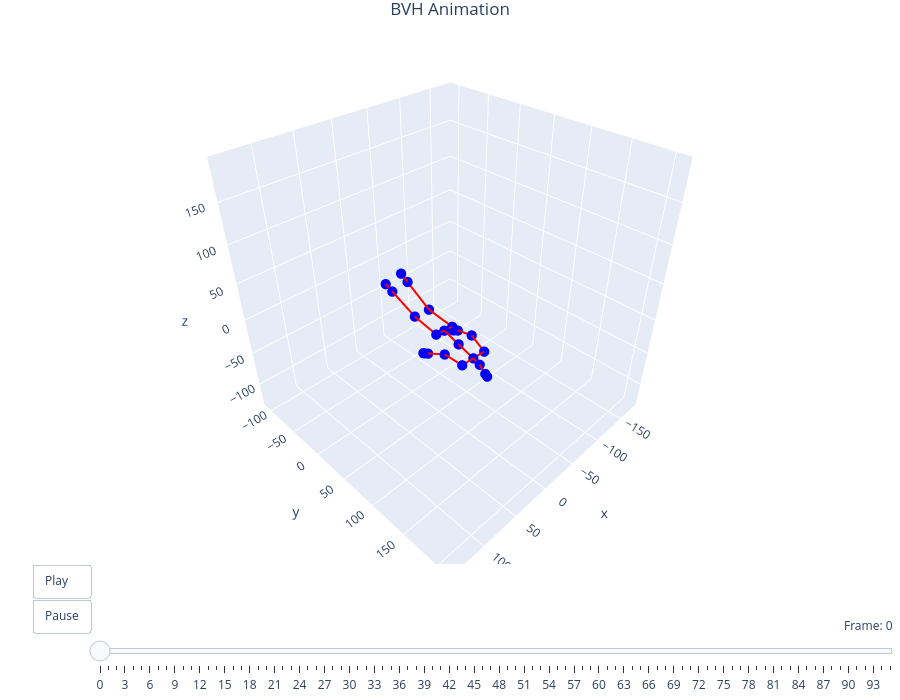

Source (notebook cell):
### Code cell
filename = "walking_00001"
viewer = preview_bvh(f'bvh/{filename}.bvh', True, True)

### Figure 1 — Plotly figure (JSON) as saved in the notebook; plotly's stock layout.template omitted (floating-point values rounded to 4 significant figures)
{"data": [{"hoverinfo": "text", "marker": {"color": "blue", "size": 6}, "mode": "markers", "showlegend": false, "text": ["Hips", "Spine", "Chest", "Neck", "Head", "Head_end", "LeftShoulder", "LeftArm", "LeftForeArm", "LeftHand", "LeftHand_end", "RightShoulder", "RightArm", "RightForeArm", "RightHand", "RightHand_end", "LeftUpLeg", "LeftLeg", "LeftFoot", "LeftFoot_end", "RightUpLeg", "RightLeg", "RightFoot", "RightFoot_end"], "type": "scatter3d", "x": [0, 0.7119, 1.373, 1.061, 1.186, 1.223, 18.97, 22.78, 26.27, 26.33, 26.35, -16.22, -21.63, -24.56, -24.22, -24.11, 11.99, 6.592, 9.476, 10.34, -11.99, -11.13, -6.307, -4.862], "y": [60, 83.23, 106.5, 115.8, 124.4, 127.2, 106.6, 83.55, 60.67, 54.76, 52.99, 106.4, 82.08, 57.22, 51.56, 49.86, 59.41, 18.09, -16.62, -27.03, 60.59, 23.26, -7.073, -16.17], "z": [0, -5.943, -11.77, -15.48, -23.18, -25.25, -10.79, -7.138, -17.53, -20.55, -21.46, -12.76, -6.56, -15.03, -17.69, -18.49, 0.7813, 1.035, 20.57, 26.44, -0.7813, 4.418, 31.05, 39.04]}, {"hoverinfo": "none", "line": {"color": "red", "width": 4}, "mode": "lines", "showlegend": false, "type": "scatter3d", "x": [0.7119, 0, null, 1.373, 0.7119, null, 1.061, 1.373, null, 1.186, 1.061, null, 1.223, 1.186, null, 18.97, 1.373, null, 22.78, 18.97, null, 26.27, 22.78, null, 26.33, 26.27, null, 26.35, 26.33, null, -16.22, 1.373, null, -21.63, -16.22, null, -24.56, -21.63, null, -24.22, -24.56, null, -24.11, -24.22, null, 11.99, 0, null, 6.592, 11.99, null, 9.476, 6.592, null, 10.34, 9.476, null, -11.99, 0, null, -11.13, -11.99, null, -6.307, -11.13, null, -4.862, -6.307, null], "y": [83.23, 60, null, 106.5, 83.23, null, 115.8, 106.5, null, 124.4, 115.8, null, 127.2, 124.4, null, 106.6, 106.5, null, 83.55, 106.6, null, 60.67, 83.55, null, 54.76, 60.67, null, 52.99, 54.76, null, 106.4, 106.5, null, 82.08, 106.4, null, 57.22, 82.08, null, 51.56, 57.22, null, 49.86, 51.56, null, 59.41, 60, null, 18.09, 59.41, null, -16.62, 18.09, null, -27.03, -16.62, null, 60.59, 60, null, 23.26, 60.59, null, -7.073, 23.26, null, -16.17, -7.073, null], "z": [-5.943, 0, null, -11.77, -5.943, null, -15.48, -11.77, null, -23.18, -15.48, null, -25.25, -23.18, null, -10.79, -11.77, null, -7.138, -10.79, null, -17.53, -7.138, null, -20.55, -17.53, null, -21.46, -20.55, null, -12.76, -11.77, null, -6.56, -12.76, null, -15.03, -6.56, null, -17.69, -15.03, null, -18.49, -17.69, null, 0.7813, 0, null, 1.035, 0.7813, null, 20.57, 1.035, null, 26.44, 20.57, null, -0.7813, 0, null, 4.418, -0.7813, null, 31.05, 4.418, null, 39.04, 31.05, null]}], "layout": {"height": 700, "margin": {"b": 0, "l": 0, "r": 0, "t": 30}, "scene": {"aspectmode": "cube", "xaxis": {"range": [-185.1, 148.3]}, "yaxis": {"range": [-115.9, 217.5]}, "zaxis": {"range": [-134.3, 199.1]}}, "sliders": [{"active": 0, "currentvalue": {"prefix": "Frame: ", "visible": true, "xanchor": "right"}, "len": 0.9, "pad": {"b": 10, "t": 50}, "steps": [{"args": [["frame_0"], {"frame": {"duration": 0, "redraw": true}, "mode": "immediate"}], "label": "0", "method": "animate"}, {"args": [["frame_1"], {"frame": {"duration": 0, "redraw": true}, "mode": "immediate"}], "label": "1", "method": "animate"}, {"args": [["frame_2"], {"frame": {"duration": 0, "redraw": true}, "mode": "immediate"}], "label": "2", "method": "animate"}, {"args": [["frame_3"], {"frame": {"duration": 0, "redraw": true}, "mode": "immediate"}], "label": "3", "method": "animate"}, {"args": [["frame_4"], {"frame": {"duration": 0, "redraw": true}, "mode": "immediate"}], "label": "4", "method": "animate"}, {"args": [["frame_5"], {"frame": {"duration": 0, "redraw": true}, "mode": "immediate"}], "label": "5", "method": "animate"}, {"args": [["frame_6"], {"frame": {"duration": 0, "redraw": true}, "mode": "immediate"}], "label": "6", "method": "animate"}, {"args": [["frame_7"], {"frame": {"duration": 0, "redraw": true}, "mode": "immediate"}], "label": "7", "method": "animate"}, {"args": [["frame_8"], {"frame": {"duration": 0, "redraw": true}, "mode": "immediate"}], "label": "8", "method": "animate"}, {"args": [["frame_9"], {"frame": {"duration": 0, "redraw": true}, "mode": "immediate"}], "label": "9", "method": "animate"}, {"args": [["frame_10"], {"frame": {"duration": 0, "redraw": true}, "mode": "immediate"}], "label": "10", "method": "animate"}, {"args": [["frame_11"], {"frame": {"duration": 0, "redraw": true}, "mode": "immediate"}], "label": "11", "method": "animate"}, {"args": [["frame_12"], {"frame": {"duration": 0, "redraw": true}, "mode": "immediate"}], "label": "12", "method": "animate"}, {"args": [["frame_13"], {"frame": {"duration": 0, "redraw": true}, "mode": "immediate"}], "label": "13", "method": "animate"}, {"args": [["frame_14"], {"frame": {"duration": 0, "redraw": true}, "mode": "immediate"}], "label": "14", "method": "animate"}, {"args": [["frame_15"], {"frame": {"duration": 0, "redraw": true}, "mode": "immediate"}], "label": "15", "method": "animate"}, {"args": [["frame_16"], {"frame": {"duration": 0, "redraw": true}, "mode": "immediate"}], "label": "16", "method": "animate"}, {"args": [["frame_17"], {"frame": {"duration": 0, "redraw": true}, "mode": "immediate"}], "label": "17", "method": "animate"}, {"args": [["frame_18"], {"frame": {"duration": 0, "redraw": true}, "mode": "immediate"}], "label": "18", "method": "animate"}, {"args": [["frame_19"], {"frame": {"duration": 0, "redraw": true}, "mode": "immediate"}], "label": "19", "method": "animate"}, {"args": [["frame_20"], {"frame": {"duration": 0, "redraw": true}, "mode": "immediate"}], "label": "20", "method": "animate"}, {"args": [["frame_21"], {"frame": {"duration": 0, "redraw": true}, "mode": "immediate"}], "label": "21", "method": "animate"}, {"args": [["frame_22"], {"frame": {"duration": 0, "redraw": true}, "mode": "immediate"}], "label": "22", "method": "animate"}, {"args": [["frame_23"], {"frame": {"duration": 0, "redraw": true}, "mode": "immediate"}], "label": "23", "method": "animate"}, {"args": [["frame_24"], {"frame": {"duration": 0, "redraw": true}, "mode": "immediate"}], "label": "24", "method": "animate"}, {"args": [["frame_25"], {"frame": {"duration": 0, "redraw": true}, "mode": "immediate"}], "label": "25", "method": "animate"}, {"args": [["frame_26"], {"frame": {"duration": 0, "redraw": true}, "mode": "immediate"}], "label": "26", "method": "animate"}, {"args": [["frame_27"], {"frame": {"duration": 0, "redraw": true}, "mode": "immediate"}], "label": "27", "method": "animate"}, {"args": [["frame_28"], {"frame": {"duration": 0, "redraw": true}, "mode": "immediate"}], "label": "28", "method": "animate"}, {"args": [["frame_29"], {"frame": {"duration": 0, "redraw": true}, "mode": "immediate"}], "label": "29", "method": "animate"}, {"args": [["frame_30"], {"frame": {"duration": 0, "redraw": true}, "mode": "immediate"}], "label": "30", "method": "animate"}, {"args": [["frame_31"], {"frame": {"duration": 0, "redraw": true}, "mode": "immediate"}], "label": "31", "method": "animate"}, {"args": [["frame_32"], {"frame": {"duration": 0, "redraw": true}, "mode": "immediate"}], "label": "32", "method": "animate"}, {"args": [["frame_33"], {"frame": {"duration": 0, "redraw": true}, "mode": "immediate"}], "label": "33", "method": "animate"}, {"args": [["frame_34"], {"frame": {"duration": 0, "redraw": true}, "mode": "immediate"}], "label": "34", "method": "animate"}, {"args": [["frame_35"], {"frame": {"duration": 0, "redraw": true}, "mode": "immediate"}], "label": "35", "method": "animate"}, {"args": [["frame_36"], {"frame": {"duration": 0, "redraw": true}, "mode": "immediate"}], "label": "36", "method": "animate"}, {"args": [["frame_37"], {"frame": {"duration": 0, "redraw": true}, "mode": "immediate"}], "label": "37", "method": "animate"}, {"args": [["frame_38"], {"frame": {"duration": 0, "redraw": true}, "mode": "immediate"}], "label": "38", "method": "animate"}, {"args": [["frame_39"], {"frame": {"duration": 0, "redraw": true}, "mode": "immediate"}], "label": "39", "method": "animate"}, {"args": [["frame_40"], {"frame": {"duration": 0, "redraw": true}, "mode": "immediate"}], "label": "40", "method": "animate"}, {"args": [["frame_41"], {"frame": {"duration": 0, "redraw": true}, "mode": "immediate"}], "label": "41", "method": "animate"}, {"args": [["frame_42"], {"frame": {"duration": 0, "redraw": true}, "mode": "immediate"}], "label": "42", "method": "animate"}, {"args": [["frame_43"], {"frame": {"duration": 0, "redraw": true}, "mode": "immediate"}], "label": "43", "method": "animate"}, {"args": [["frame_44"], {"frame": {"duration": 0, "redraw": true}, "mode": "immediate"}], "label": "44", "method": "animate"}, {"args": [["frame_45"], {"frame": {"duration": 0, "redraw": true}, "mode": "immediate"}], "label": "45", "method": "animate"}, {"args": [["frame_46"], {"frame": {"duration": 0, "redraw": true}, "mode": "immediate"}], "label": "46", "method": "animate"}, {"args": [["frame_47"], {"frame": {"duration": 0, "redraw": true}, "mode": "immediate"}], "label": "47", "method": "animate"}, {"args": [["frame_48"], {"frame": {"duration": 0, "redraw": true}, "mode": "immediate"}], "label": "48", "method": "animate"}, {"args": [["frame_49"], {"frame": {"duration": 0, "redraw": true}, "mode": "immediate"}], "label": "49", "method": "animate"}, {"args": [["frame_50"], {"frame": {"duration": 0, "redraw": true}, "mode": "immediate"}], "label": "50", "method": "animate"}, {"args": [["frame_51"], {"frame": {"duration": 0, "redraw": true}, "mode": "immediate"}], "label": "51", "method": "animate"}, {"args": [["frame_52"], {"frame": {"duration": 0, "redraw": true}, "mode": "immediate"}], "label": "52", "method": "animate"}, {"args": [["frame_53"], {"frame": {"duration": 0, "redraw": true}, "mode": "immediate"}], "label": "53", "method": "animate"}, {"args": [["frame_54"], {"frame": {"duration": 0, "redraw": true}, "mode": "immediate"}], "label": "54", "method": "animate"}, {"args": [["frame_55"], {"frame": {"duration": 0, "redraw": true}, "mode": "immediate"}], "label": "55", "method": "animate"}, {"args": [["frame_56"], {"frame": {"duration": 0, "redraw": true}, "mode": "immediate"}], "label": "56", "method": "animate"}, {"args": [["frame_57"], {"frame": {"duration": 0, "redraw": true}, "mode": "immediate"}], "label": "57", "method": "animate"}, {"args": [["frame_58"], {"frame": {"duration": 0, "redraw": true}, "mode": "immediate"}], "label": "58", "method": "animate"}, {"args": [["frame_59"], {"frame": {"duration": 0, "redraw": true}, "mode": "immediate"}], "label": "59", "method": "animate"}, {"args": [["frame_60"], {"frame": {"duration": 0, "redraw": true}, "mode": "immediate"}], "label": "60", "method": "animate"}, {"args": [["frame_61"], {"frame": {"duration": 0, "redraw": true}, "mode": "immediate"}], "label": "61", "method": "animate"}, {"args": [["frame_62"], {"frame": {"duration": 0, "redraw": true}, "mode": "immediate"}], "label": "62", "method": "animate"}, {"args": [["frame_63"], {"frame": {"duration": 0, "redraw": true}, "mode": "immediate"}], "label": "63", "method": "animate"}, {"args": [["frame_64"], {"frame": {"duration": 0, "redraw": true}, "mode": "immediate"}], "label": "64", "method": "animate"}, {"args": [["frame_65"], {"frame": {"duration": 0, "redraw": true}, "mode": "immediate"}], "label": "65", "method": "animate"}, {"args": [["frame_66"], {"frame": {"duration": 0, "redraw": true}, "mode": "immediate"}], "label": "66", "method": "animate"}, {"args": [["frame_67"], {"frame": {"duration": 0, "redraw": true}, "mode": "immediate"}], "label": "67", "method": "animate"}, {"args": [["frame_68"], {"frame": {"duration": 0, "redraw": true}, "mode": "immediate"}], "label": "68", "method": "animate"}, {"args": [["frame_69"], {"frame": {"duration": 0, "redraw": true}, "mode": "immediate"}], "label": "69", "method": "animate"}, {"args": [["frame_70"], {"frame": {"duration": 0, "redraw": true}, "mode": "immediate"}], "label": "70", "method": "animate"}, {"args": [["frame_71"], {"frame": {"duration": 0, "redraw": true}, "mode": "immediate"}], "label": "71", "method": "animate"}, {"args": [["frame_72"], {"frame": {"duration": 0, "redraw": true}, "mode": "immediate"}], "label": "72", "method": "animate"}, {"args": [["frame_73"], {"frame": {"duration": 0, "redraw": true}, "mode": "immediate"}], "label": "73", "method": "animate"}, {"args": [["frame_74"], {"frame": {"duration": 0, "redraw": true}, "mode": "immediate"}], "label": "74", "method": "animate"}, {"args": [["frame_75"], {"frame": {"duration": 0, "redraw": true}, "mode": "immediate"}], "label": "75", "method": "animate"}, {"args": [["frame_76"], {"frame": {"duration": 0, "redraw": true}, "mode": "immediate"}], "label": "76", "method": "animate"}, {"args": [["frame_77"], {"frame": {"duration": 0, "redraw": true}, "mode": "immediate"}], "label": "77", "method": "animate"}, {"args": [["frame_78"], {"frame": {"duration": 0, "redraw": true}, "mode": "immediate"}], "label": "78", "method": "animate"}, {"args": [["frame_79"], {"frame": {"duration": 0, "redraw": true}, "mode": "immediate"}], "label": "79", "method": "animate"}, {"args": [["frame_80"], {"frame": {"duration": 0, "redraw": true}, "mode": "immediate"}], "label": "80", "method": "animate"}, {"args": [["frame_81"], {"frame": {"duration": 0, "redraw": true}, "mode": "immediate"}], "label": "81", "method": "animate"}, {"args": [["frame_82"], {"frame": {"duration": 0, "redraw": true}, "mode": "immediate"}], "label": "82", "method": "animate"}, {"args": [["frame_83"], {"frame": {"duration": 0, "redraw": true}, "mode": "immediate"}], "label": "83", "method": "animate"}, {"args": [["frame_84"], {"frame": {"duration": 0, "redraw": true}, "mode": "immediate"}], "label": "84", "method": "animate"}, {"args": [["frame_85"], {"frame": {"duration": 0, "redraw": true}, "mode": "immediate"}], "label": "85", "method": "animate"}, {"args": [["frame_86"], {"frame": {"duration": 0, "redraw": true}, "mode": "immediate"}], "label": "86", "method": "animate"}, {"args": [["frame_87"], {"frame": {"duration": 0, "redraw": true}, "mode": "immediate"}], "label": "87", "method": "animate"}, {"args": [["frame_88"], {"frame": {"duration": 0, "redraw": true}, "mode": "immediate"}], "label": "88", "method": "animate"}, {"args": [["frame_89"], {"frame": {"duration": 0, "redraw": true}, "mode": "immediate"}], "label": "89", "method": "animate"}, {"args": [["frame_90"], {"frame": {"duration": 0, "redraw": true}, "mode": "immediate"}], "label": "90", "method": "animate"}, {"args": [["frame_91"], {"frame": {"duration": 0, "redraw": true}, "mode": "immediate"}], "label": "91", "method": "animate"}, {"args": [["frame_92"], {"frame": {"duration": 0, "redraw": true}, "mode": "immediate"}], "label": "92", "method": "animate"}, {"args": [["frame_93"], {"frame": {"duration": 0, "redraw": true}, "mode": "immediate"}], "label": "93", "method": "animate"}, {"args": [["frame_94"], {"frame": {"duration": 0, "redraw": true}, "mode": "immediate"}], "label": "94", "method": "animate"}, {"args": [["frame_95"], {"frame": {"duration": 0, "redraw": true}, "mode": "immediate"}], "label": "95", "method": "animate"}], "x": 0.1, "xanchor": "left", "y": 0, "yanchor": "top"}], "title": {"text": "BVH Animation", "x": 0.5, "xanchor": "center"}, "updatemenus": [{"buttons": [{"args": [null, {"frame": {"duration": 83, "redraw": true}, "fromcurrent": true, "mode": "immediate"}], "label": "Play", "method": "animate"}, {"args": [[null], {"frame": {"duration": 0, "redraw": false}, "mode": "immediate"}], "label": "Pause", "method": "animate"}], "showactive": false, "type": "buttons", "x": 0.1, "xanchor": "right", "y": 0, "yanchor": "top"}]}}
